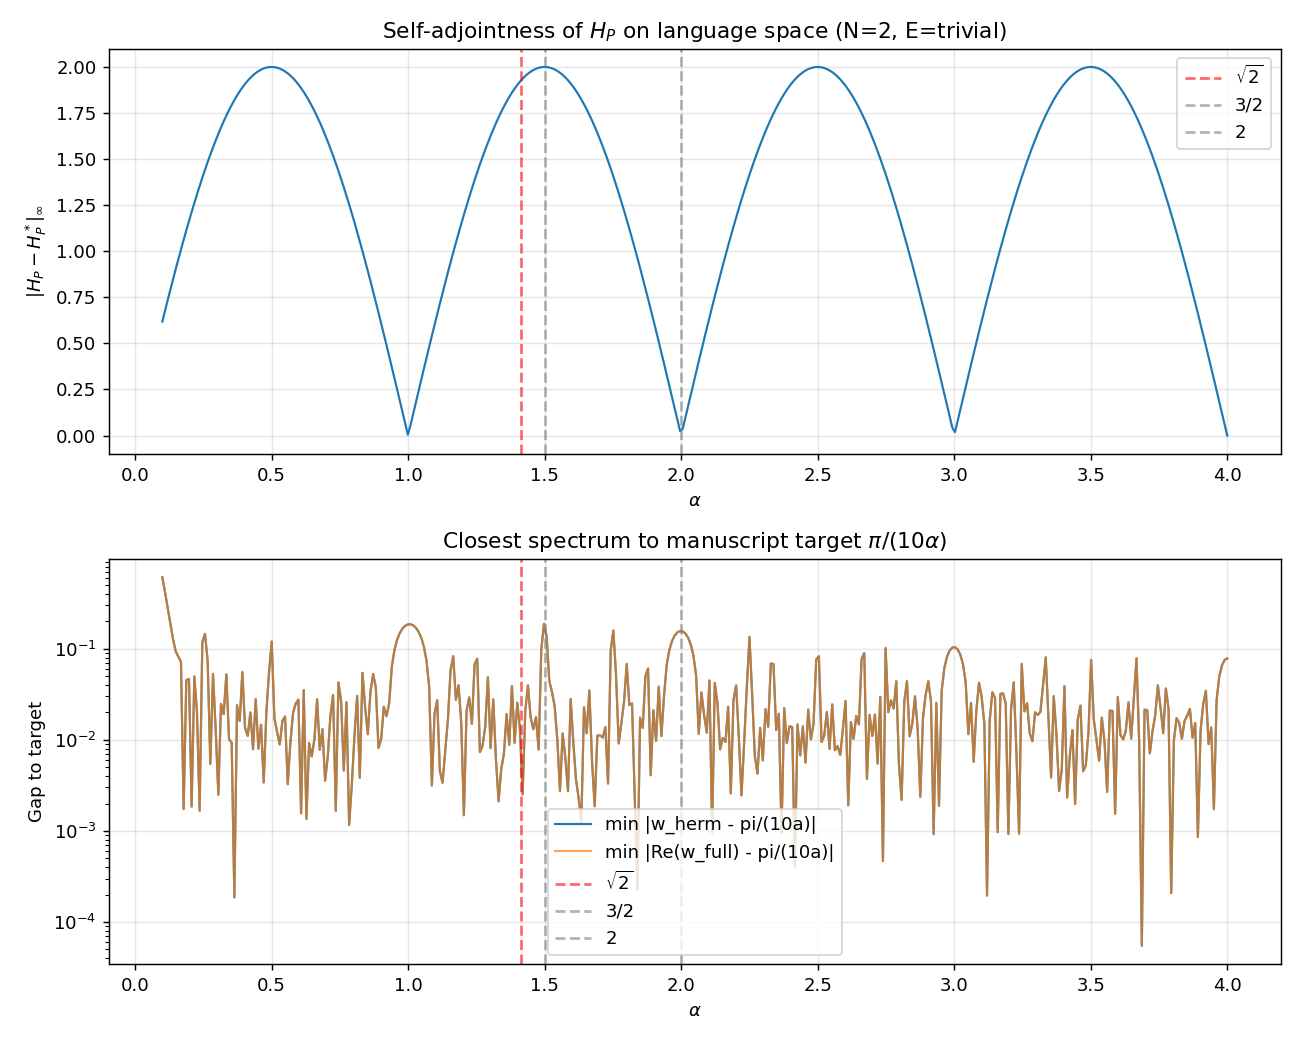

Generate this figure with Python:
"""
Alpha sweep: scan alpha in [0.1, 4] and ask:
  (1) ||H_P - H_P*||_inf  (self-adjointness as function of alpha)
  (2) min |w_herm - pi/(10*alpha)| (closest Hermitian-part eigenvalue to target)

If the manuscript is right, BOTH should vanish at alpha = sqrt(2) ~ 1.4142.

Use N=2 (M=7, dim=128), E=trivial, since other E choices were never self-adjoint.
"""
import numpy as np
import matplotlib
matplotlib.use('Agg')
import matplotlib.pyplot as plt
from hp_language_n2 import build_HP, E_trivial

alphas = np.linspace(0.1, 4.0, 400)
sa_errs = []
gaps   = []
gaps_real = []   # min |Re(eig) - target| over all (complex) eigvals
for a in alphas:
    H = build_HP(a, E_trivial)
    sa_errs.append(np.max(np.abs(H - H.conj().T)))
    H_herm = 0.5 * (H + H.conj().T)
    w_herm = np.linalg.eigvalsh(H_herm)
    w_full = np.linalg.eigvals(H)
    target = np.pi / (10 * a)
    gaps.append(np.min(np.abs(w_herm - target)))
    gaps_real.append(np.min(np.abs(np.real(w_full) - target)))

sa_errs = np.array(sa_errs)
gaps = np.array(gaps)
gaps_real = np.array(gaps_real)

fig, axes = plt.subplots(2, 1, figsize=(10, 8))
axes[0].plot(alphas, sa_errs, lw=1.2)
for a, lbl in [(np.sqrt(2), r'$\sqrt{2}$'), (1.5, '3/2'), (2.0, '2')]:
    axes[0].axvline(a, color='r' if abs(a-np.sqrt(2))<1e-9 else 'gray',
                    ls='--', alpha=0.6, label=lbl)
axes[0].set_xlabel(r'$\alpha$'); axes[0].set_ylabel(r'$\|H_P - H_P^*\|_\infty$')
axes[0].set_title(r'Self-adjointness of $H_P$ on language space (N=2, E=trivial)')
axes[0].grid(alpha=0.3); axes[0].legend()

axes[1].semilogy(alphas, gaps, lw=1.2, label='min |w_herm - pi/(10a)|')
axes[1].semilogy(alphas, gaps_real, lw=1.2, label='min |Re(w_full) - pi/(10a)|', alpha=0.7)
for a, lbl in [(np.sqrt(2), r'$\sqrt{2}$'), (1.5, '3/2'), (2.0, '2')]:
    axes[1].axvline(a, color='r' if abs(a-np.sqrt(2))<1e-9 else 'gray',
                    ls='--', alpha=0.6, label=lbl)
axes[1].set_xlabel(r'$\alpha$'); axes[1].set_ylabel('Gap to target')
axes[1].set_title(r'Closest spectrum to manuscript target $\pi/(10\alpha)$')
axes[1].grid(alpha=0.3); axes[1].legend()

plt.tight_layout()
plt.savefig('/home/xluxx/Principia-Fractalis/experimental/language_space_H_P/alpha_sweep.png', dpi=130)

# Print summary
i_min_sa = np.argmin(sa_errs)
i_min_gap = np.argmin(gaps)
print(f"min ||H-H*|| at alpha = {alphas[i_min_sa]:.4f} (value = {sa_errs[i_min_sa]:.4e})")
print(f"  sqrt(2) = 1.4142;  3/2 = 1.5;  2 = 2.0")
print(f"min gap_herm at alpha = {alphas[i_min_gap]:.4f} (value = {gaps[i_min_gap]:.4e})")
print(f"  target at this alpha = pi/(10*{alphas[i_min_gap]:.4f}) = {np.pi/(10*alphas[i_min_gap]):.6f}")

# Around sqrt(2)
mask = np.abs(alphas - np.sqrt(2)) < 0.05
print(f"\nNear alpha = sqrt(2):")
for a, sa, g in zip(alphas[mask], sa_errs[mask], gaps[mask]):
    print(f"  alpha = {a:.4f}  ||H-H*||={sa:.4f}  gap_herm={g:.6f}")
